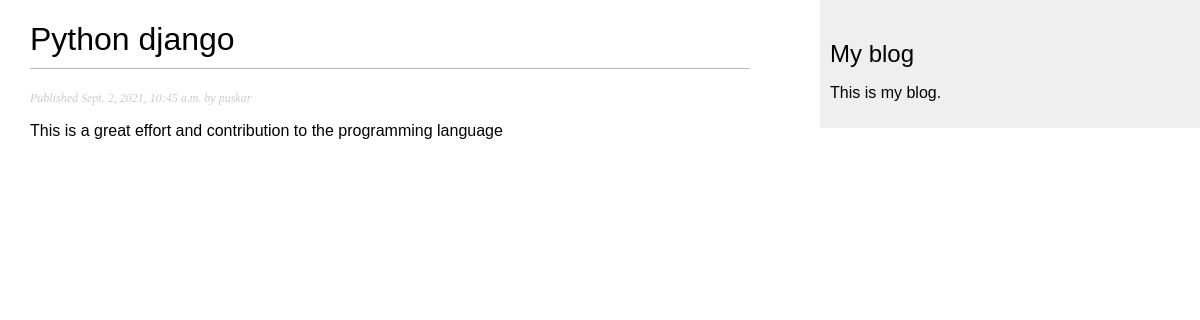
Page /2021/9/2/python-django/ on the committed database.
### blog/models.py (models this page shows, shortened)
class Post(models.Model):
    STATUS_CHOICES = (
        ('draft', 'Draft'),
        ('published', 'Published'),
    )
    title = models.CharField(max_length=50)
    slug = models.SlugField(max_length=50, unique_for_date='publish')
    author = models.ForeignKey(User, on_delete=models.CASCADE, related_name='blog_posts')
    body = models.TextField()
    publish = models.DateTimeField(default=timezone.now)
    created = models.DateTimeField(auto_now_add=True)
    updated = models.DateTimeField(auto_now_add=True)
    status = models.CharField(max_length=50, choices=STATUS_CHOICES, default='draft')
    objects = models.Manager()
    published = PublishedManager()
    class Meta:
        ordering = ('-publish',)
        db_table = 'Post'
        verbose_name = 'Post'
        verbose_name_plural = 'Posts'

### blog/views.py (the view)
def post_detail(request, year, month, day, post):
    post = get_object_or_404(Post, slug=post, status='published', publish__year=year, publish__month=month,
                             publish__day=day)
    return render(request, 'blog/post/detail.html', {'post': post})

### blog/templates/blog/post/detail.html (shortened to what this page needs)
{% extends "blog/base.html" %}
{% block content %}
  <h1>{{ post.title }}</h1>
  <p class="date">
    Published {{ post.publish }} by {{ post.author }}
  </p>
  {{ post.body|linebreaks }}
{% endblock %}

### blog/static/css/blog.css (style rules this page uses)
body { margin:0; padding:0; font-family:helvetica, sans-serif; }
h1 { font-weight:normal; border-bottom:1px solid #bbb; padding:0 0 10px 0; }
p.date { color:#ccc; font-family: georgia, serif; font-size: 12px; font-style: italic; }

### rows in the picture
Post: title "Python django", publish "Sept. 2, 2021, 10:45 a.m.", author "puskar", body "This is a great effort and contribution to the programming language"
